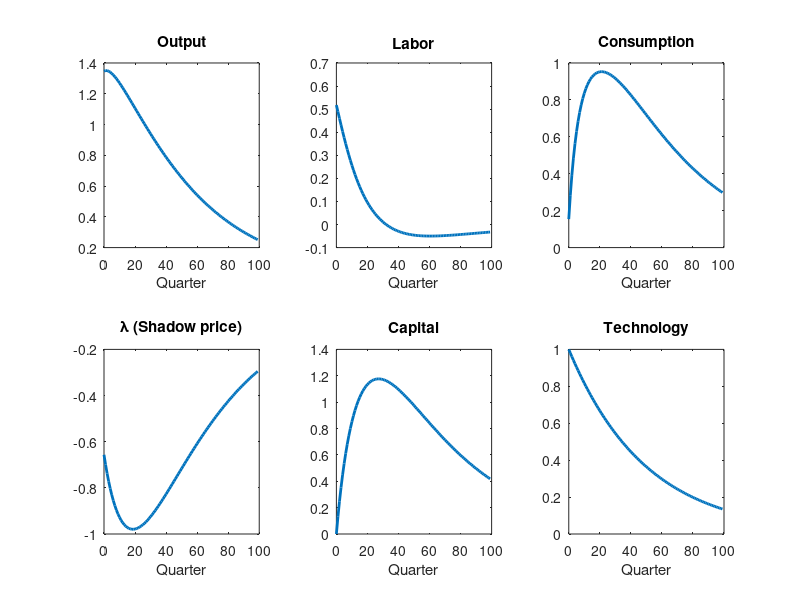

Write the MATLAB code that produced this figure. (Note: this script raises an error after producing the figure.)
%%%%%%%%%%%%%%%%%%%%%%%%%%%%%%%%%%%%%%%%%%%%%%%%%%%%%%%%%%%%%%%%%%%%%%%%%%%%%%%%%%%%%%%%%%%%%%%%%%%%%%%%%%%%%%%%%%%%
% Rongli Xue
% 2022-07
% This file solves the RBC model with habit formation in homework 5 by Blanchard-Kahn Method.
%%%%%%%%%%%%%%%%%%%%%%%%%%%%%%%%%%%%%%%%%%%%%%%%%%%%%%%%%%%%%%%%%%%%%%%%%%%%%%%%%%%%%%%%%%%%%%%%%%%%%%%%%%%%%%%%%%%%
clc; 
clear; 
close all;
%% 1. Parameters
palpha = 0.33;
pbeta = 0.99;
pdelta = 0.025;
ph = 0.8;
prho = 0.98;
psigma = 0.0072;
% Calibration of pgamma
% Target: steady-state n = 0.25
n = 0.25;
pgamma = (1-pbeta*ph)/(1-ph)*(1-palpha)*(1/pbeta - 1 + pdelta)/(1/pbeta - 1 + pdelta - palpha*pdelta)/(n/(1-n))


%% 2. Calculate linear policy function by Blanchard-Kahn method
% Control variable x = (c,n,y,lambda); state variable s = (c(-1),k,A)
% After deriving the FOCs, we have a system of linear difference equations in a
% matrix form. 
A = zeros(7,7);
A(1,1) = ( 1 + pbeta * ph^2 )/( (1 - pbeta*ph) * (1 - ph) );
A(1,4) = 1;
A(1,5) = - ph /( (1 - pbeta*ph) * (1 - ph) );
A(2,2) = -1/(1-n);
A(2,3) = 1;
A(2,4) = 1;
A(3,4) = 1;
A(4,2) = 1 - palpha;
A(4,3) = -1;
A(4,6) = palpha;
A(4,7) = 1;
A(5,1) = pdelta-(1/pbeta - 1 + pdelta)/palpha;
A(5,3) = (1/pbeta - 1 + pdelta)/palpha;
A(5,6) = 1- pdelta;
A(6,7) = prho;
A(7,1) = 1;

B = zeros(7,7);
B(1,1) = pbeta*ph/((1 - pbeta*ph) * (1 - ph));
B(3,3) = (1/pbeta - 1 + pdelta) / (1/pbeta);
B(3,4) = 1;
B(3,6) = -(1/pbeta - 1 + pdelta) / (1/pbeta);
B(5,6) = 1;
B(6,7) = 1;
B(7,5) = 1;

C = A\B;
[Q,Lambda_mat] = eig(C);
Qinv = inv(Q);
Lambda_vec = diag(Lambda_mat);

Index = find(Lambda_vec<1 & Lambda_vec>-1);
Equations = Qinv(Index,:);

% Calculate policy function: control variable x as a function of state variable s
D = Equations(:,1:4);
E = Equations(:,5:7);
% [D,E]*[x;s] = 0 -> D*x + E*s = 0 -> x = - inv(D)*E*s, which is the policy function
PolicyMat = - inv(D)*E

% Given policy function, calculate the law of motion for state variables:
% A(5:7,1:4)*x_t + A(5:7,5:7)*s_t = E_t ( B(5:7,1:4)*x_{t+1} + B(5:7,5:7)*s_{t+1})
% =  B(5:7,5:7) * E_t s_{t+1}, since B(5:7,1:4) = zero matrix
% By policy function, x_t = PolicyMat*s_t. 
% Therefore, (A(5:7,1:4)*PolicyMat+A(5:7,5:7))*s_t = B(5:7,5:7) * E_t s_{t+1}
% Hence,  E_t s_{t+1} = B(5:7,5:7)\(A(5:7,1:4)*PolicyMat+A(5:7,5:7)) *s_t
TransMat =  B(5:7,5:7)\(A(5:7,1:4)*PolicyMat+A(5:7,5:7)) 

%% 3. Simulation 
time = 100;
StateVariablePath = zeros(3,time);
StateVariablePath(3,1) = 0.01; %  1% tech shock 
for t =2:time
 StateVariablePath(:,t) = TransMat*StateVariablePath(:,t-1 );
end
ControlVariablePath = PolicyMat*StateVariablePath;
% Calculate percentage deviation
StateVariablePath = 100*StateVariablePath;
ControlVariablePath = 100*ControlVariablePath;
timeline = 0:time-1;

%% 4. Plot impulse response functions
figure
 
subplot(2,3,1);
plot(timeline,ControlVariablePath(3,:),'LineWidth',2); % output 
xlabel('Quarter');
title('Output')

subplot(2,3,2);
plot(timeline,ControlVariablePath(2,:),'LineWidth',2); % labor
xlabel('Quarter');
title('Labor');

subplot(2,3,3);
plot(timeline,ControlVariablePath(1,:),'LineWidth',2); %consumption ct
xlabel('Quarter');
title('Consumption')

subplot(2,3,4);
plot(timeline,ControlVariablePath(4,:),'LineWidth',2); %consumption ct
xlabel('Quarter');
title('\lambda (Shadow price)')

subplot(2,3,5);
plot(timeline,StateVariablePath(2,:),'LineWidth',2); % capital
xlabel('Quarter');
title('Capital')

subplot(2,3,6);
plot(timeline,StateVariablePath(3,:),'LineWidth',2); % technology
xlabel('Quarter');
title('Technology')

sgtitle('Percentage deviation from the steady state')
